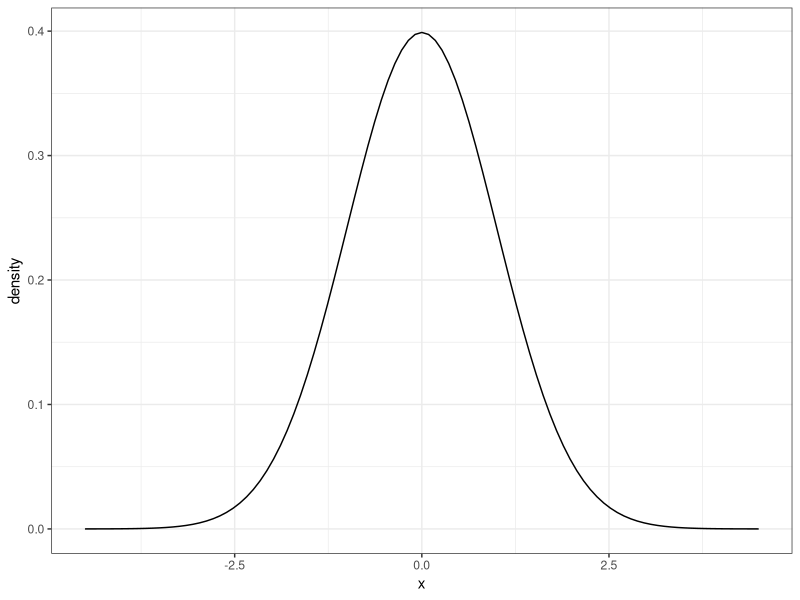
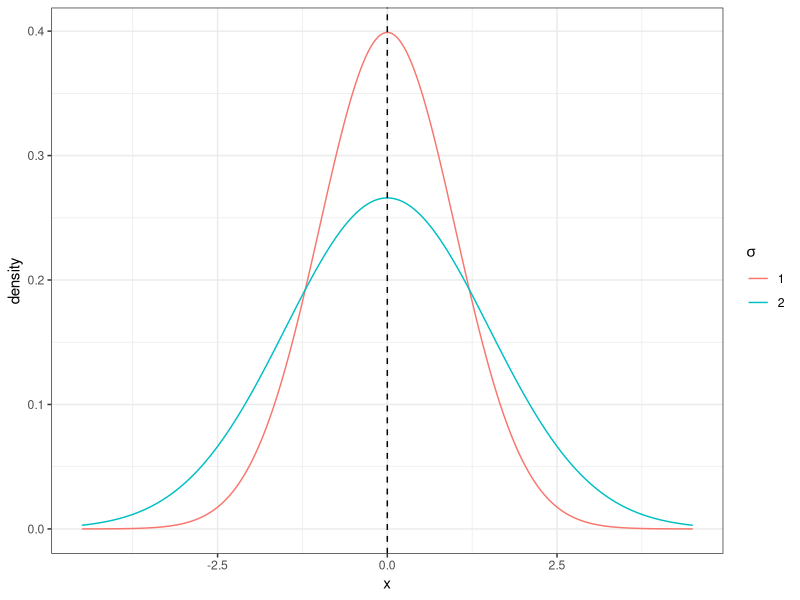
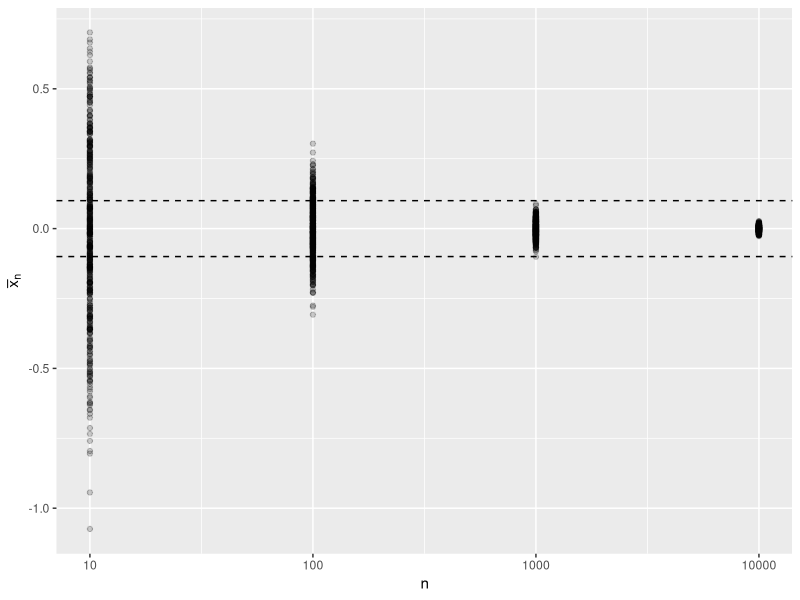
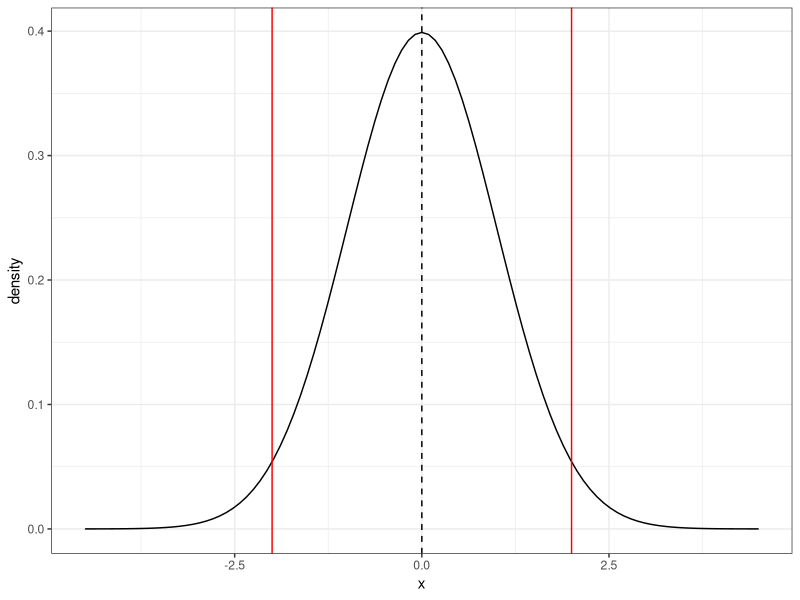
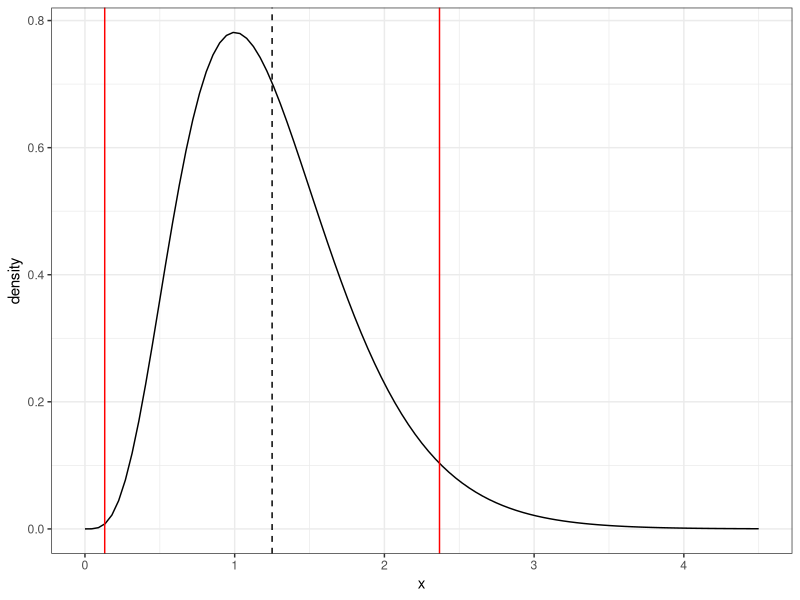

Recreate these plots in R, in order.
## ---- chunk 1
library(ggplot2)
library(dplyr)
library(knitr)
knitr::opts_chunk$set(echo = TRUE)
## ---- chunk 2
ggplot(data.frame(x = c(-4.5, 4.5)), aes(x)) + 
  stat_function(fun = dnorm) + 
  labs(x="x", y="density") +
  theme_bw()
## ---- chunk 3
domain <- seq(-4.5, 4.5, by=0.01)
values <- data_frame(
  x = c(domain, domain)
) %>% 
  mutate(
    sigma = c(rep(1, length(domain)), rep(2, length(domain))),
    sigma = as.factor(sigma),
    y = c(dnorm(domain, 0, 1), dnorm(domain, 0, 1.5))
  )

ggplot(values, aes(x=x, y=y, color=sigma)) + 
  geom_line() +
  labs(x="x", y="density") + 
  geom_vline(xintercept = 0, linetype="dashed") +
  theme_bw() + 
  scale_color_discrete(name=expression(sigma))
## ---- chunk 4
n_vector <- 10^c(1:4)
N <- 500
sample_means_overall <- NULL

for(n in n_vector){
  sample_means <- rep(0, N)
  for(i in 1:N){
    x <- rnorm(n, 0, 1)
    sample_means[i] <- mean(x)
  }
  sample_means_overall <- sample_means_overall %>% 
    bind_rows(
      data_frame(
        n=rep(n, N),
        xbar=sample_means
      )
    )
}

eps <- 0.1
ggplot(data=sample_means_overall, aes(x=n, y=xbar)) +
  geom_point(alpha=0.2) +
  scale_x_log10(breaks = 10^c(1:4)) + 
  geom_hline(yintercept = c(0-eps, 0+eps), linetype="dashed") +
  labs(x="n", y=expression(bar(x)[n])) 
## ---- chunk 5
ggplot(data.frame(x = c(-4.5, 4.5)), aes(x)) + 
  stat_function(fun = dnorm, args=c(0,1)) + 
  labs(x="x", y="density") + 
  geom_vline(xintercept = 0, linetype="dashed") +
  geom_vline(xintercept = c(-2, 2), col="red") +
  theme_bw()
## ---- chunk 6
shape <- 5
rate <- 4
mean <- shape/rate
sigma <- sqrt(shape/rate^2)
## ---- chunk 7
ggplot(data.frame(x = seq(0, 4.5, by=0.01)), aes(x)) + 
  stat_function(fun = dgamma, args=c(shape, rate)) + 
  labs(x="x", y="density") + 
  geom_vline(xintercept = mean, linetype="dashed") +
  geom_vline(xintercept = c(mean-2*sigma, mean+2*sigma), col="red") +
  theme_bw()
